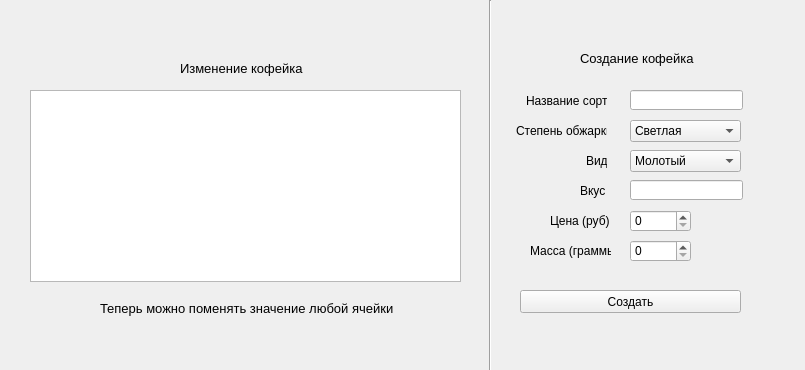
<?xml version="1.0" encoding="UTF-8"?>
<ui version="4.0">
 <class>Form</class>
 <widget class="QWidget" name="Form">
  <property name="geometry">
   <rect>
    <x>0</x>
    <y>0</y>
    <width>805</width>
    <height>370</height>
   </rect>
  </property>
  <property name="windowTitle">
   <string>Form</string>
  </property>
  <widget class="QTableWidget" name="tableWidget">
   <property name="geometry">
    <rect>
     <x>30</x>
     <y>90</y>
     <width>431</width>
     <height>192</height>
    </rect>
   </property>
  </widget>
  <widget class="QLabel" name="label">
   <property name="geometry">
    <rect>
     <x>180</x>
     <y>60</y>
     <width>131</width>
     <height>16</height>
    </rect>
   </property>
   <property name="font">
    <font>
     <pointsize>10</pointsize>
    </font>
   </property>
   <property name="text">
    <string>Изменение кофейка</string>
   </property>
  </widget>
  <widget class="QPushButton" name="createButton">
   <property name="geometry">
    <rect>
     <x>520</x>
     <y>290</y>
     <width>221</width>
     <height>23</height>
    </rect>
   </property>
   <property name="text">
    <string>Создать</string>
   </property>
  </widget>
  <widget class="QLabel" name="label_2">
   <property name="geometry">
    <rect>
     <x>30</x>
     <y>270</y>
     <width>371</width>
     <height>16</height>
    </rect>
   </property>
   <property name="font">
    <font>
     <pointsize>10</pointsize>
    </font>
   </property>
   <property name="text">
    <string/>
   </property>
  </widget>
  <widget class="QLabel" name="label_3">
   <property name="geometry">
    <rect>
     <x>100</x>
     <y>300</y>
     <width>301</width>
     <height>16</height>
    </rect>
   </property>
   <property name="font">
    <font>
     <pointsize>10</pointsize>
    </font>
   </property>
   <property name="text">
    <string>Теперь можно поменять значение любой ячейки</string>
   </property>
  </widget>
  <widget class="QLineEdit" name="sort">
   <property name="geometry">
    <rect>
     <x>630</x>
     <y>90</y>
     <width>113</width>
     <height>20</height>
    </rect>
   </property>
  </widget>
  <widget class="QLineEdit" name="taste">
   <property name="geometry">
    <rect>
     <x>630</x>
     <y>180</y>
     <width>113</width>
     <height>20</height>
    </rect>
   </property>
  </widget>
  <widget class="QLabel" name="label_4">
   <property name="geometry">
    <rect>
     <x>526</x>
     <y>90</y>
     <width>81</width>
     <height>21</height>
    </rect>
   </property>
   <property name="text">
    <string>Название сорта</string>
   </property>
  </widget>
  <widget class="QLabel" name="label_5">
   <property name="geometry">
    <rect>
     <x>516</x>
     <y>120</y>
     <width>91</width>
     <height>21</height>
    </rect>
   </property>
   <property name="text">
    <string>Степень обжарки</string>
   </property>
  </widget>
  <widget class="QLabel" name="label_6">
   <property name="geometry">
    <rect>
     <x>586</x>
     <y>150</y>
     <width>21</width>
     <height>21</height>
    </rect>
   </property>
   <property name="text">
    <string>Вид</string>
   </property>
  </widget>
  <widget class="QLabel" name="label_7">
   <property name="geometry">
    <rect>
     <x>580</x>
     <y>180</y>
     <width>31</width>
     <height>21</height>
    </rect>
   </property>
   <property name="text">
    <string>Вкус</string>
   </property>
  </widget>
  <widget class="QComboBox" name="combo_1">
   <property name="geometry">
    <rect>
     <x>630</x>
     <y>120</y>
     <width>111</width>
     <height>22</height>
    </rect>
   </property>
   <item>
    <property name="text">
     <string>Светлая</string>
    </property>
   </item>
   <item>
    <property name="text">
     <string>Средняя</string>
    </property>
   </item>
   <item>
    <property name="text">
     <string>Темная</string>
    </property>
   </item>
   <item>
    <property name="text">
     <string>Высшая</string>
    </property>
   </item>
  </widget>
  <widget class="QComboBox" name="combo_2">
   <property name="geometry">
    <rect>
     <x>630</x>
     <y>150</y>
     <width>111</width>
     <height>22</height>
    </rect>
   </property>
   <item>
    <property name="text">
     <string>Молотый</string>
    </property>
   </item>
   <item>
    <property name="text">
     <string>В зернах</string>
    </property>
   </item>
  </widget>
  <widget class="QSpinBox" name="price">
   <property name="geometry">
    <rect>
     <x>630</x>
     <y>210</y>
     <width>61</width>
     <height>22</height>
    </rect>
   </property>
  </widget>
  <widget class="QSpinBox" name="amount">
   <property name="geometry">
    <rect>
     <x>630</x>
     <y>240</y>
     <width>61</width>
     <height>22</height>
    </rect>
   </property>
  </widget>
  <widget class="QLabel" name="label_8">
   <property name="geometry">
    <rect>
     <x>550</x>
     <y>210</y>
     <width>61</width>
     <height>21</height>
    </rect>
   </property>
   <property name="text">
    <string>Цена (руб)</string>
   </property>
  </widget>
  <widget class="QLabel" name="label_9">
   <property name="geometry">
    <rect>
     <x>530</x>
     <y>240</y>
     <width>81</width>
     <height>21</height>
    </rect>
   </property>
   <property name="text">
    <string>Масса (граммы)</string>
   </property>
  </widget>
  <widget class="Line" name="line">
   <property name="geometry">
    <rect>
     <x>480</x>
     <y>0</y>
     <width>20</width>
     <height>371</height>
    </rect>
   </property>
   <property name="orientation">
    <enum>Qt::Vertical</enum>
   </property>
  </widget>
  <widget class="QLabel" name="label_10">
   <property name="geometry">
    <rect>
     <x>580</x>
     <y>50</y>
     <width>131</width>
     <height>16</height>
    </rect>
   </property>
   <property name="font">
    <font>
     <pointsize>10</pointsize>
    </font>
   </property>
   <property name="text">
    <string>Создание кофейка</string>
   </property>
  </widget>
 </widget>
 <resources/>
 <connections/>
</ui>
